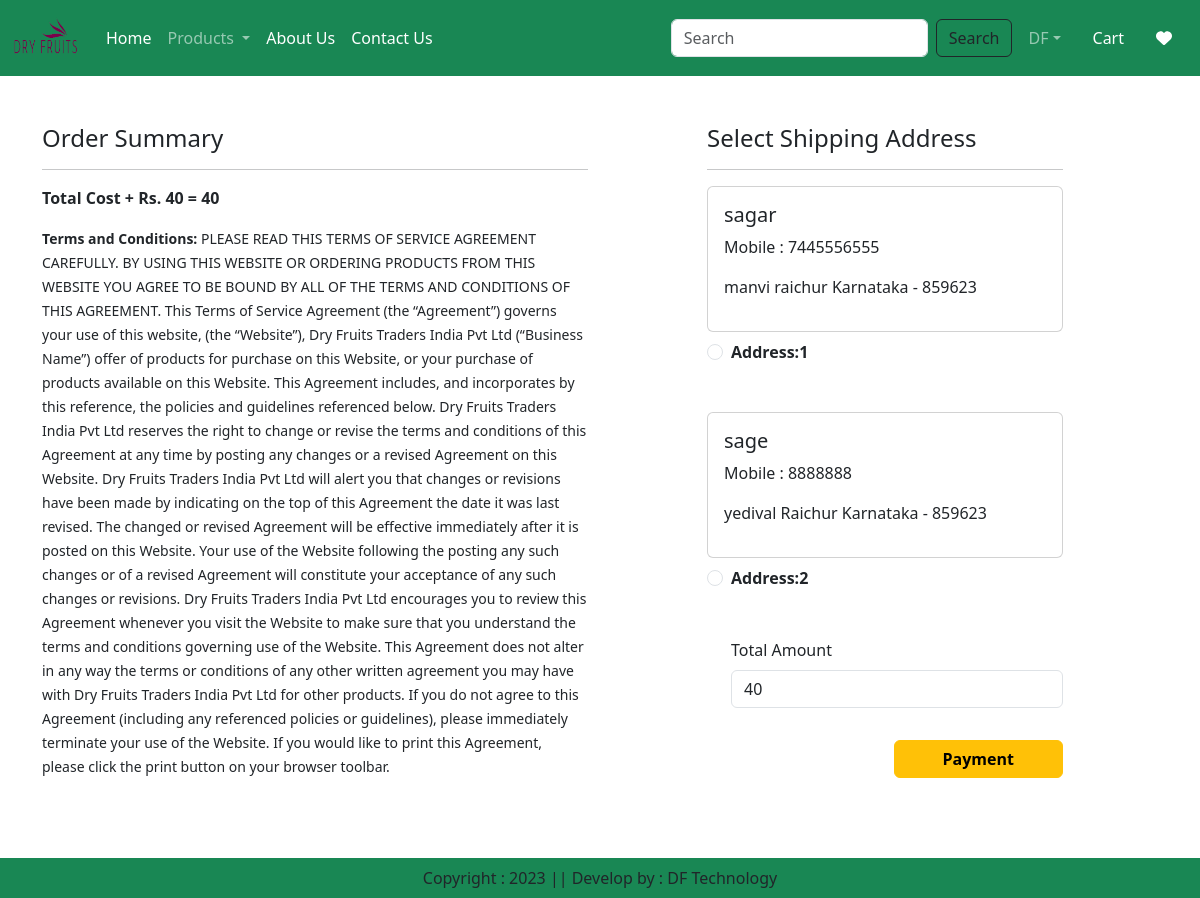
Screenshot of /checkout/ (signed in) with the database file from the repository.
### app/models.py (models this page shows, shortened)
class Customer(models.Model):
    user = models.ForeignKey(User,on_delete=models.CASCADE)
    name = models.CharField(max_length=200)
    locality = models.CharField(max_length=200)
    city = models.CharField(max_length=50)
    mobile = models.IntegerField()
    zipcode = models.IntegerField()
    state = models.CharField(choices=STATE_CHOICES,max_length=100)

### app/views.py (the view, shortened to what this page needs)
# urls.py: path('checkout/', views.checkout.as_view(), name='checkout'),
@method_decorator(login_required,name='dispatch')
class checkout(View):
    def get(self,request):
        totalitem = 0
        wishitem = 0
        if request.user.is_authenticated:
            totalitem = len(Cart.objects.filter(user=request.user))
            wishitem = len(Wishlist.objects.filter(user=request.user))
        user = request.user
        add = Customer.objects.filter(user=user)
        cart_items = Cart.objects.filter(user=user)
        famount = 0
        for p in cart_items:
            value = p.quantity * p.product.discounted_price
            famount = famount + value
        totalamount = famount + 40
        razoramount = int(totalamount * 100)
        client = razorpay.Client(auth=(settings.RAZOR_KEY_ID, settings.RAZOR_KEY_SECRET))
        data = { "amount": razoramount, "currency": "INR", "receipt": "order_rcptid_12"}
        payment_response = client.order.create(data=data)
        print(payment_response)
        order_id = payment_response['id']
        order_status = payment_response['status']
        return render(request, 'app/checkout.html',locals())

### app/templates/app/checkout.html (shortened to what this page needs)
{% extends 'app/base.html' %}
{% load static %}
{% block main-content %}
<div class="container">
    <div class="row mt-5">
        <div class="col-sm-6">
            <h4>Order Summary</h4>
            <hr>
            <p class="fw-bold">Total Cost + Rs. 40 = {{totalamount}}</p>
            <small><b>Terms and Conditions:</b> PLEASE READ THIS TERMS OF SERVICE AGREEMENT CAREFULLY. BY USING THIS WEBSITE OR ORDERING PRODUCTS FROM THIS WEBSITE YOU AGREE TO BE BOUND BY ALL OF THE TERMS AND CONDITIONS OF THIS AGREEMENT. This Terms of Service Agreement (the “Agreement”) governs your use of this website, (the “Website”), Dry Fruits Traders India Pvt Ltd (“Business Name”) offer of products for purchase on this Website, or your purchase of products available on this Website. This Agreement includes, and incorporates by this reference, the policies and guidelines referenced below. Dry Fruits Traders India Pvt Ltd reserves the right to change or revise the terms and conditions of this Agreement at any time by posting any changes or a revised Agreement on this Website. Dry Fruits Traders India Pvt Ltd will alert you that changes or revisions have been made by indicating on the top of this Agreement the date it was last revised. The changed or revised Agreement will be effective immediately after it is posted on this Website. Your use of the Website following the posting any such changes or of a revised Agreement will constitute your acceptance of any such changes or revisions. Dry Fruits Traders India Pvt Ltd encourages you to review this Agreement whenever you visit the Website to make sure that you understand the terms and conditions governing use of the Website. This Agreement does not alter in any way the terms or conditions of any other written agreement you may have with Dry Fruits Traders India Pvt Ltd for other products. If you do not agree to this Agreement (including any referenced policies or guidelines), please immediately terminate your use of the Website. If you would like to print this Agreement, please click the print button on your browser toolbar.</small>
        </div>
        <div class="col-sm-4 offset-sm-1">
            <h4>Select Shipping Address</h4>
            <hr>
            <form method="post" id="myform">
                {% for ad in add %}
                    <div class="card">
                        <div class="card-body">
                            <h5>{{ad.name}}</h5>
                            <p>Mobile : {{ad.mobile}}</p>
                            <p>{{ad.locality}} {{ad.city}} {{ad.state}} - {{ad.zipcode}}</p>
                        </div>
                    </div>
                    <div class="form-check mt-2 mb-5">
                        <input class="form-check-input" type="radio" name="custid" id="custadd{{forloop.counter}}" value="{{ad.id}}">
                        <label class="form-check-label fw-bold" for="custadd{{forloop.counter}}">
                            Address:{{forloop.counter}}
                        </label>
                    </div>
                {% endfor %}
                <div class="form-check mb-3">
                    <label for="totalamount" class="form-label">Total Amount</label>
                    <input type="number" class="form-control" name="totalamount" value={{totalamount}} readonly>
                </div>
                <div class="text-end">
                    <button id="rzp-button1" type="submit" class="btn btn-warning mt-3 px-5 fw-bold">Payment</button><br><br><br><br>
                </div>
            </form>
        </div>
    </div>
</div>
{% endblock main-content %}
{% block payment-gateway %}
<br><br>
{% endblock payment-gateway %}

### rows the page displays
Customer: name "sagar", mobile "7445556555", locality "manvi", city "raichur", state "Karnataka", zipcode "859623"
Customer: name "sage", mobile "8888888", locality "yedival", city "Raichur", state "Karnataka", zipcode "859623"

### other values shown
{{ totalamount }} "40"
